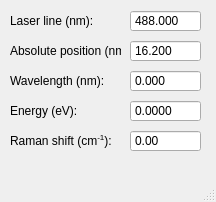
<?xml version="1.0" encoding="UTF-8"?>
<ui version="4.0">
 <class>MainWindow</class>
 <widget class="QMainWindow" name="MainWindow">
  <property name="geometry">
   <rect>
    <x>0</x>
    <y>0</y>
    <width>216</width>
    <height>202</height>
   </rect>
  </property>
  <property name="windowTitle">
   <string>HR640 spectrometer</string>
  </property>
  <property name="documentMode">
   <bool>false</bool>
  </property>
  <widget class="QWidget" name="centralwidget">
   <widget class="QDoubleSpinBox" name="absolutePositionBox">
    <property name="geometry">
     <rect>
      <x>130</x>
      <y>40</y>
      <width>71</width>
      <height>22</height>
     </rect>
    </property>
    <property name="focusPolicy">
     <enum>Qt::StrongFocus</enum>
    </property>
    <property name="toolTip">
     <string extracomment="Absolute position in Angstrom. Should be equal to the value of the face of spectrometer."/>
    </property>
    <property name="toolTipDuration">
     <number>0</number>
    </property>
    <property name="alignment">
     <set>Qt::AlignLeading|Qt::AlignLeft|Qt::AlignVCenter</set>
    </property>
    <property name="buttonSymbols">
     <enum>QAbstractSpinBox::NoButtons</enum>
    </property>
    <property name="keyboardTracking">
     <bool>false</bool>
    </property>
    <property name="prefix">
     <string/>
    </property>
    <property name="decimals">
     <number>3</number>
    </property>
    <property name="maximum">
     <double>99999.000000000000000</double>
    </property>
    <property name="value">
     <double>16.199999999999999</double>
    </property>
   </widget>
   <widget class="QDoubleSpinBox" name="wavelengthBox">
    <property name="enabled">
     <bool>true</bool>
    </property>
    <property name="geometry">
     <rect>
      <x>130</x>
      <y>70</y>
      <width>71</width>
      <height>22</height>
     </rect>
    </property>
    <property name="focusPolicy">
     <enum>Qt::StrongFocus</enum>
    </property>
    <property name="alignment">
     <set>Qt::AlignLeading|Qt::AlignLeft|Qt::AlignVCenter</set>
    </property>
    <property name="readOnly">
     <bool>false</bool>
    </property>
    <property name="buttonSymbols">
     <enum>QAbstractSpinBox::NoButtons</enum>
    </property>
    <property name="keyboardTracking">
     <bool>false</bool>
    </property>
    <property name="decimals">
     <number>3</number>
    </property>
    <property name="maximum">
     <double>9999.000000000000000</double>
    </property>
   </widget>
   <widget class="QDoubleSpinBox" name="energyBox">
    <property name="enabled">
     <bool>true</bool>
    </property>
    <property name="geometry">
     <rect>
      <x>130</x>
      <y>100</y>
      <width>71</width>
      <height>22</height>
     </rect>
    </property>
    <property name="focusPolicy">
     <enum>Qt::StrongFocus</enum>
    </property>
    <property name="wrapping">
     <bool>false</bool>
    </property>
    <property name="alignment">
     <set>Qt::AlignLeading|Qt::AlignLeft|Qt::AlignVCenter</set>
    </property>
    <property name="readOnly">
     <bool>false</bool>
    </property>
    <property name="buttonSymbols">
     <enum>QAbstractSpinBox::NoButtons</enum>
    </property>
    <property name="keyboardTracking">
     <bool>false</bool>
    </property>
    <property name="decimals">
     <number>4</number>
    </property>
    <property name="maximum">
     <double>5.000000000000000</double>
    </property>
   </widget>
   <widget class="QLabel" name="absolutePositionLabel">
    <property name="geometry">
     <rect>
      <x>10</x>
      <y>40</y>
      <width>111</width>
      <height>22</height>
     </rect>
    </property>
    <property name="text">
     <string>Absolute position (nm):</string>
    </property>
   </widget>
   <widget class="QLabel" name="wavelengthLabel">
    <property name="geometry">
     <rect>
      <x>10</x>
      <y>70</y>
      <width>111</width>
      <height>22</height>
     </rect>
    </property>
    <property name="text">
     <string>Wavelength (nm):</string>
    </property>
   </widget>
   <widget class="QLabel" name="energyLabel">
    <property name="geometry">
     <rect>
      <x>10</x>
      <y>100</y>
      <width>111</width>
      <height>22</height>
     </rect>
    </property>
    <property name="text">
     <string>Energy (eV):</string>
    </property>
   </widget>
   <widget class="QDoubleSpinBox" name="ramanShiftBox">
    <property name="enabled">
     <bool>true</bool>
    </property>
    <property name="geometry">
     <rect>
      <x>130</x>
      <y>130</y>
      <width>71</width>
      <height>22</height>
     </rect>
    </property>
    <property name="focusPolicy">
     <enum>Qt::StrongFocus</enum>
    </property>
    <property name="contextMenuPolicy">
     <enum>Qt::DefaultContextMenu</enum>
    </property>
    <property name="toolTip">
     <string extracomment="Raman shift"/>
    </property>
    <property name="wrapping">
     <bool>false</bool>
    </property>
    <property name="alignment">
     <set>Qt::AlignLeading|Qt::AlignLeft|Qt::AlignVCenter</set>
    </property>
    <property name="readOnly">
     <bool>false</bool>
    </property>
    <property name="buttonSymbols">
     <enum>QAbstractSpinBox::NoButtons</enum>
    </property>
    <property name="keyboardTracking">
     <bool>false</bool>
    </property>
    <property name="decimals">
     <number>2</number>
    </property>
    <property name="minimum">
     <double>-90000.000000000000000</double>
    </property>
    <property name="maximum">
     <double>90000.000000000000000</double>
    </property>
    <property name="value">
     <double>0.000000000000000</double>
    </property>
   </widget>
   <widget class="QLabel" name="ramanShiftLabel">
    <property name="geometry">
     <rect>
      <x>10</x>
      <y>130</y>
      <width>111</width>
      <height>22</height>
     </rect>
    </property>
    <property name="text">
     <string>Raman shift (cm&lt;sup&gt;-1&lt;/sup&gt;):</string>
    </property>
   </widget>
   <widget class="QDoubleSpinBox" name="laserLineBox">
    <property name="geometry">
     <rect>
      <x>130</x>
      <y>10</y>
      <width>71</width>
      <height>22</height>
     </rect>
    </property>
    <property name="focusPolicy">
     <enum>Qt::StrongFocus</enum>
    </property>
    <property name="alignment">
     <set>Qt::AlignLeading|Qt::AlignLeft|Qt::AlignVCenter</set>
    </property>
    <property name="buttonSymbols">
     <enum>QAbstractSpinBox::NoButtons</enum>
    </property>
    <property name="keyboardTracking">
     <bool>false</bool>
    </property>
    <property name="decimals">
     <number>3</number>
    </property>
    <property name="maximum">
     <double>2000.000000000000000</double>
    </property>
    <property name="value">
     <double>488.000000000000000</double>
    </property>
   </widget>
   <widget class="QLabel" name="absolutePositionLabel_2">
    <property name="geometry">
     <rect>
      <x>10</x>
      <y>10</y>
      <width>111</width>
      <height>22</height>
     </rect>
    </property>
    <property name="text">
     <string>Laser line (nm):</string>
    </property>
   </widget>
  </widget>
  <widget class="QMenuBar" name="menubar">
   <property name="geometry">
    <rect>
     <x>0</x>
     <y>0</y>
     <width>216</width>
     <height>21</height>
    </rect>
   </property>
  </widget>
  <widget class="QStatusBar" name="statusbar"/>
 </widget>
 <tabstops>
  <tabstop>laserLineBox</tabstop>
  <tabstop>absolutePositionBox</tabstop>
  <tabstop>wavelengthBox</tabstop>
  <tabstop>energyBox</tabstop>
  <tabstop>ramanShiftBox</tabstop>
 </tabstops>
 <resources/>
 <connections/>
</ui>
